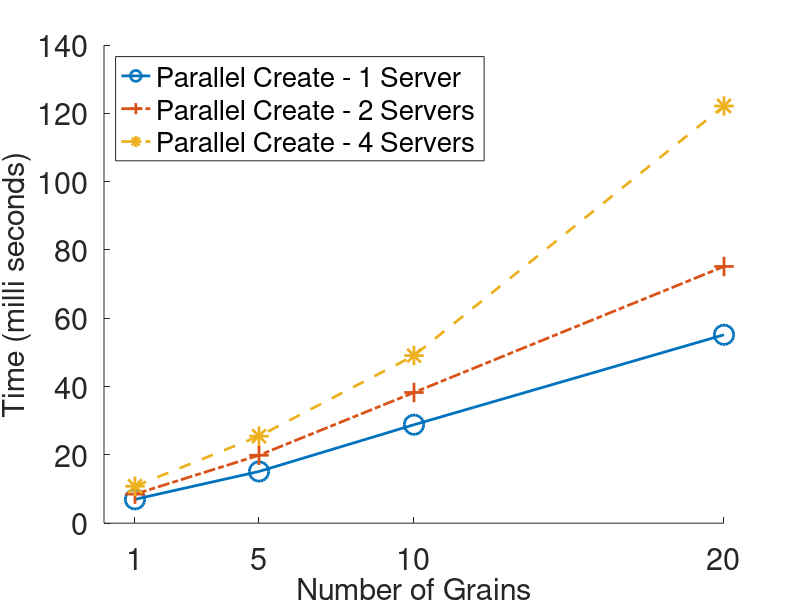
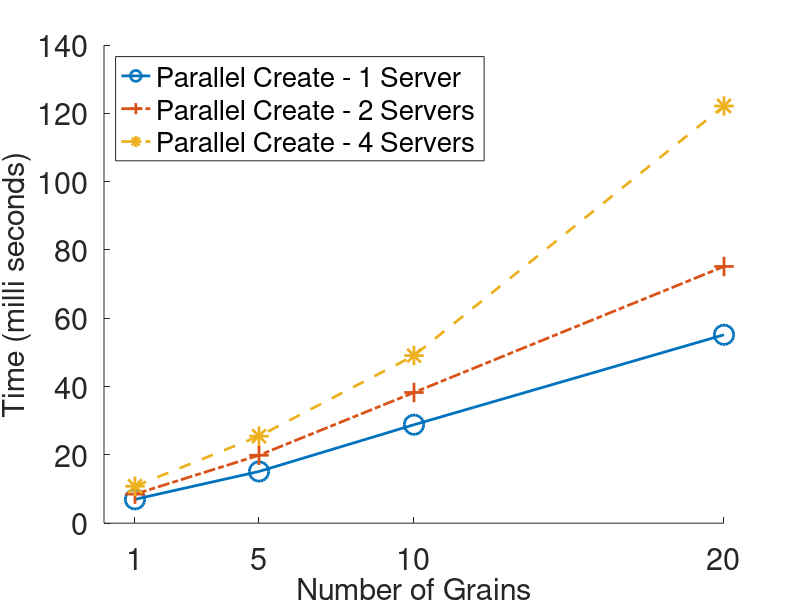

Write the MATLAB code that produced these figures, in order.
fig1=figure;

ax=axes('FontSize', 22,'Parent',fig1);
xlabel('Number of Grains' ,'FontSize',22);
ylabel('Time (milli seconds)' ,'FontSize',22);
%title('HIT RATIO + Random Lookup + quorums-master-config-2-1-random-opt.txt');
hold on; % for matlab 6
X_labels = [1 5 10 20];
%axis(ax, [0 inf 0 inf])

var_0 = [6.979  15.132 28.824  55.156 ];
plot(X_labels, var_0, '-o', 'MarkerSize', 14 , 'LineWidth',  2);

var_2 = [8.505  19.880 38.262 75.162  ];
plot(X_labels, var_2, '-.+', 'MarkerSize', 14 , 'LineWidth',  2);

var_4 = [10.811  25.476 49.066 122.143 ];
plot(X_labels, var_4, '--*', 'MarkerSize', 14 , 'LineWidth',  2);

% var_3 = [0.5244 0.7364 0.8152 0.87 0.9262 0.943 0.9598 0.9696 0.9816];
% plot(X_labels, var_3, ':x', 'MarkerSize', 14 , 'LineWidth',  2);
% var_4 = [0.471 0.6516 0.7484 0.8306 0.8742 0.9188 0.943 0.9582 0.9682];
% plot(X_labels, var_4, '--s', 'MarkerSize', 14 , 'LineWidth',  2, 'MarkerFaceColor', [0 0 0], 'MarkerSize', 14);

leg = legend('Parallel Create - 1 Server', 'Parallel Create - 2 Servers', 'Parallel Create - 4 Servers');
set(leg, 'FontSize', 20, 'Location', 'NorthWest');
set(gca,'XTick', X_labels);
set(gca,'XTickLabel', {'1' '5'  '10' '20'});

print -depsc2 f2_Create.eps
print -djpeg  f2_Create.jpeg
